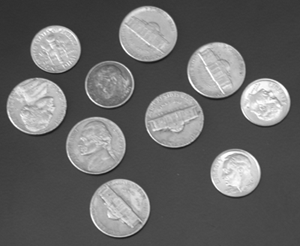
#> input picture img/coins.png, 300 x 246 px
$ python q2.py
#> lines starting #> are read from the running program, lines starting #| are printed output that depends on the picture
# Nathaniel Houlihan
# CAP 5415 - Fall 2017
# 10/2/2017
# Q2 - Entropy for Thresholding

import matplotlib.pyplot as plt
import matplotlib.image as img

import math

"""
    GENERAL
        - Functions for reading / writing image using matplotlib
        - Manual conversion from rgb to grayscale being performed
"""
# Transform image from being float intensity values to being integer intensity values
# from 0 - 255 inclusive
def quantize_img(I):
    print("Quantizing image")
    max = 0
    for i in range(len(I)):
        for j in range(len(I[0])):
            if I[i][j] > max:
                max = I[i][j]
    for i in range(len(I)):
        for j in range(len(I[0])):
            I[i][j] = int((I[i][j] / max) * 255)
    return I

def gen_hist(I):
    print("Generating histogram")
    hist = [0] * 256
    for i in range(len(I)):
        for j in range(len(I[0])):
            hist[I[i][j]] = hist[I[i][j]] + 1
    return hist

# Plot the histogram using matplotlib module
def plot_hist(I):
    print("Plotting histogram")
    pix_vals = [i for i in range(256)]
    hist = gen_hist(I)
    plt.bar(pix_vals, hist)
    plt.show()

def get_img(fname, grayscale=0):
#> called with fname = 'img/coins.png', grayscale = 1
    print("Reading in image")
    I = img.imread(fname)
#> I is the input picture: shape (246, 300) float32; min 0.0902, max 1, mean 0.404
    new_img = []
    for row in I:
        new_row = []
        for elem in row:
            if(grayscale == 1):
                new_row.append(elem)
            else:
                new_row.append(elem[0])
        new_img.append(new_row)
#> after the loop, new_img = 246 items
    return quantize_img(new_img)
#> after the loop in quantize_img, `for i in range(len(I)):`: max = 1
#> after the loop in quantize_img, `for i in range(len(I)):`: I = 246 items

def put_img(I, fname):
    print("Writing image")
    new_img = []
    for row in I:
        new_row = []
        for i in range(len(row)):
            new_row.append([row[i], row[i], row[i], 1.0])
        new_img.append(new_row)
    img.imsave(fname, new_img)

def fput_img(I, fname, id, ext):
    filename = "" + fname + "_" + id + "." + ext
    put_img(I, filename)

"""
    END GENERAL
"""

def eFunc(x):
    summation = 0
    #print(x)
    for i in range(1, len(x)):
        if x[i] > 0:
            summation += (x[i] * math.log10(x[i]))
    return -summation

def p(i, hist, N):
    if hist[i] == 0:
        return 0
    return hist[i]/N

#Entropy formulation is wrong
#figure this out later
def sumEntropies(I):
    I = quantize_img(I)

    N = len(I)*len(I[0])

    max_entropy = -1
    max_entropy_thresh = -1
    hist = gen_hist(I)

    starting_thresh = next((i for i, x in enumerate(hist) if x), None)
    ending_thresh = len(hist) - next((i for i, x in enumerate(reversed(hist)) if x), None)

    print(ending_thresh)


    threshs = [i for i in range(starting_thresh, ending_thresh)]
    for T in threshs:
        PT = hist[T] / N
        #
        A = [p(i, hist, N)/p(T, hist, N) for i in range(1, T+1)]
        B = [p(i, hist, N)/(1-p(T, hist, N)) for i in range(T+1, len(threshs))]

        total_entropy = eFunc(A) + eFunc(B)

        if total_entropy < max_entropy:
            max_entropy_thresh = T
            max_entropy = total_entropy

    return max_entropy_thresh

I = get_img('img/coins.png', grayscale=1)
#> I = 246 items
plot_hist(I)
#> after the loop in gen_hist, `for i in range(len(I)):`: hist = 256 values, max 4264 at index 73, min 0 at index 0, mean 288.3
#> in plot_hist, `plt.show()`:
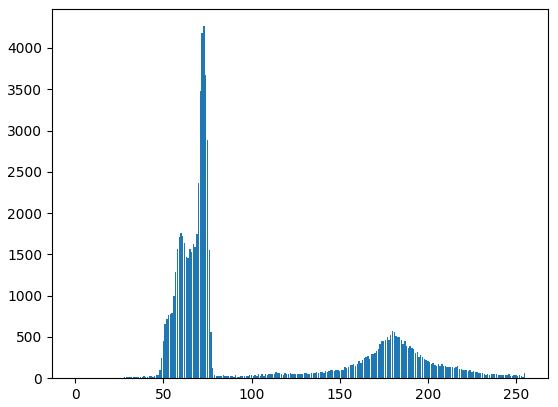
#> figure drawn by matplotlib, 1 panel; tallest bar 4264 high, from x = 72.6 to 73.4
optimum_thresh = sumEntropies(I)
#> in sumEntropies, `I = quantize_img(I)`: I = 246 items
#> in sumEntropies, `N = len(I)*len(I[0])`: N = 73800
#> in sumEntropies, `starting_thresh = next((i for i, x in enumerate(hist) if x), None)`: starting_thresh = 23
#> in sumEntropies, `ending_thresh = len(hist) - next((i for i, x in enumerate(reversed(his..`: ending_thresh = 256
#| 256
#> the loop in sumEntropies, `for T in threshs:` made 233 passes
#> (PT, total_entropy, max_entropy) on passes 54, 55, 56, 57, 58, 59, 61, 65, 68, 70, 71: (0.021, -2.41, -2.41), (0.00751, -47.75, -47.75), (0.00175, -450.7, -450.7), (0.000583, -1904.6, -1904.6), (0.000366, -3405.8, -3405.8), (0.000352, -3568.1, -3568.1), (0.000325, -3937.8, -3937.8), (0.000285, -4638.6, -4638.6), (0.000244, -5598.1, -5598.1), (0.000244, -5598.7, -5598.7), (0.00019, -7588.7, -7588.7)
#> (PT, total_entropy) on passes 1 to 6: (1.36e-05, 1.86), (2.71e-05, 2.01), (0.000108, 2.12), (6.78e-05, 1.83), (8.13e-05, 2.05), (0.000176, 2.51)
#> after the loop in sumEntropies, `for T in threshs:`: max_entropy = -7588.7; max_entropy_thresh = 93
#> optimum_thresh = 93

new_img = I
#> new_img = 246 items
for i in range(len(I)):
    for j in range(len(I[0])):
        if I[i][j] >= optimum_thresh:
            new_img[i][j] = 1.0
        else:
            new_img[i][j] = 0
print(optimum_thresh)
#| 93
put_img(I, 'img/q2/coins_entropythresh.png')
#> in put_img, `img.imsave(fname, new_img)`:
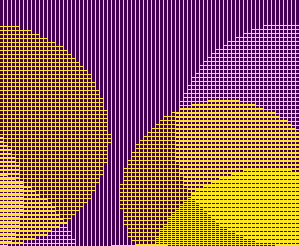
#> saved as coins_entropythresh.png: shape (246, 300, 3); mean R, G, B 151.4, 104.7, 62.4
